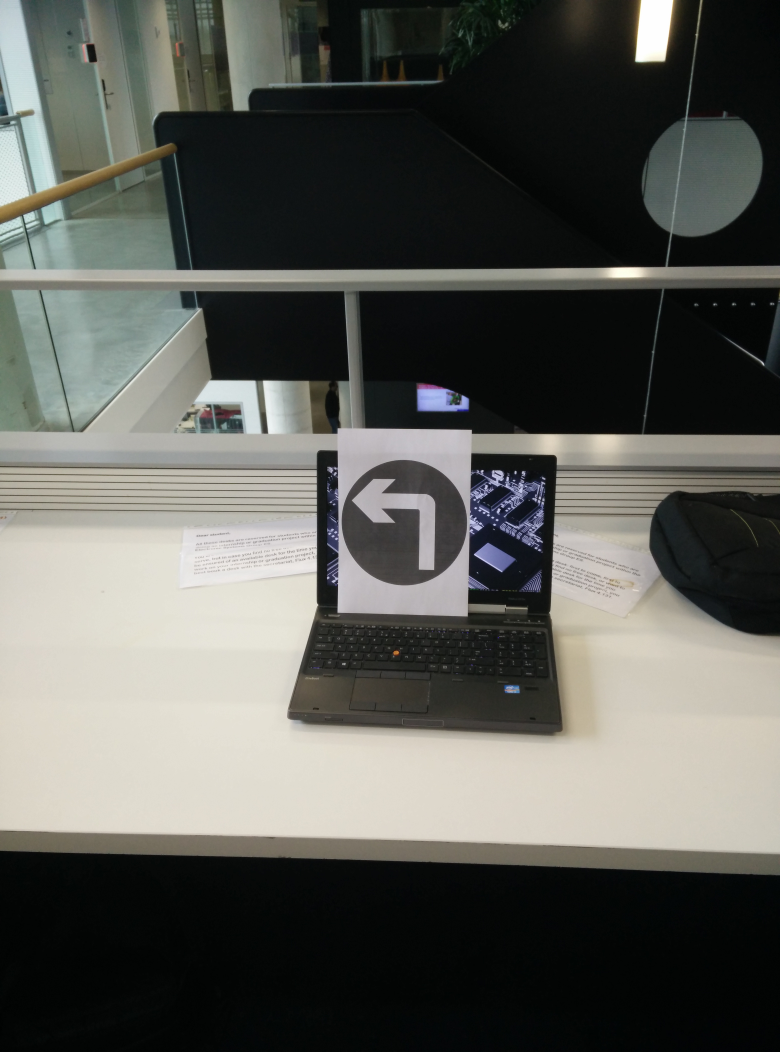
#> input picture test.jpg, 3120 x 4208 px, given in place of dual_sign_test.mp4, which was not available (shown at 1/4 size)
$ python detection.py
#> lines starting #> are read from the running program, lines starting #| are printed output that depends on the picture; after the words box and inside, x2 and y2 are one past the last pixel; in counts of white or black regions, pixels touching at a corner belong together; pictures that were not available may be replaced by others from this repository, and a replacement may not be noted
#!/usr/bin/python3
import cv2
import numpy as np
import os

# load haar cascade and street image
left_classifier_path = os.path.join(os.getcwd(),'classifier_left_sign','cascade.xml')
#left_sign_classifier = cv2.CascadeClassifier(left_classifier_path)

left_sign_classifier = cv2.CascadeClassifier('cascade_pim.xml')

right_classifier_path = os.path.join(os.getcwd(),'classifier_right_sign','cascade.xml')
right_sign_classifier = cv2.CascadeClassifier(right_classifier_path)

stop_classifier_path = os.path.join(os.getcwd(),'classifier_stop_sign','cascade.xml')
stop_sign_classifier = cv2.CascadeClassifier(stop_classifier_path)

# Read video from USB webcam
cap = cv2.VideoCapture('dual_sign_test.mp4')

while (cap.isOpened()):
    ret,frameResize = cap.read()
#> frameResize is the input picture: shape (4208, 3120, 3); mean B, G, R 86.4, 91.6, 90.7
    frameResize = cv2.resize(frameResize,(640,480), interpolation = cv2.INTER_CUBIC)
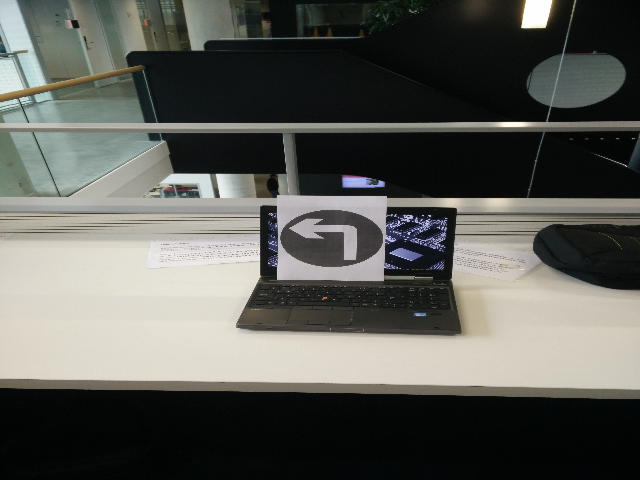
#> frameResize: shape (480, 640, 3); mean B, G, R 86.4, 91.6, 90.7
    frameResizeGray = cv2.cvtColor(frameResize,cv2.COLOR_BGR2GRAY)
# Detect the "left" sign
    left_sign = left_sign_classifier.detectMultiScale(frameResizeGray,1.05,3)
#> left_sign = ()
# Detect the "right" sign
    right_sign = right_sign_classifier.detectMultiScale(frameResizeGray,1.05,3)
#> right_sign = ()
# Detect the "stop" sign
    stop_sign = stop_sign_classifier.detectMultiScale(frameResizeGray,1.05,3)
#> stop_sign = ()

    for (x,y,w,h) in left_sign:
        cv2.rectangle(frameResize,(x,y),(x+w,y+h),(0,255,0),2)
#> this loop made 0 passes

    for (x,y,w,h) in right_sign:
        cv2.rectangle(frameResize,(x,y),(x+w,y+h),(255,0,0),2)

    for (x,y,w,h) in stop_sign:
        cv2.rectangle(frameResize,(x,y),(x+w,y+h),(0,0,255),2)

    cv2.imshow('Detected',frameResize)

    if cv2.waitKey(1) & 0xFF == ord('q'):
#> (key q is pressed here)
        break

cap.release()
cv2.destroyAllWindows()

$ run again, on blue.jpg
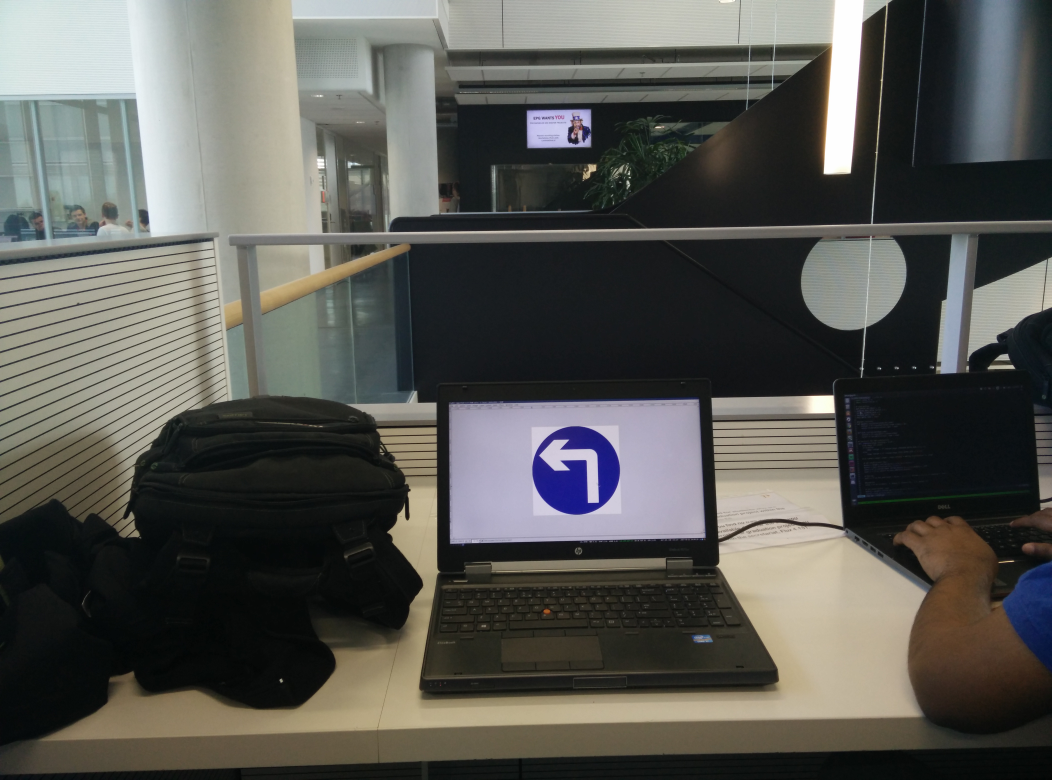
#> input picture blue.jpg, 4208 x 3120 px, given in place of dual_sign_test.mp4, which was not available (shown at 1/4 size)
#> frameResize is the input picture: shape (3120, 4208, 3); mean B, G, R 83, 87.8, 87.8
#> left_sign = [[322, 260, 59, 59]]
#> right_sign = [[289, 258, 124, 62]]
#> the loop `for (x,y,w,h) in left_sign:` made 1 pass
#> the loop `for (x,y,w,h) in right_sign:` made 1 pass
#> after the loop `for (x,y,w,h) in right_sign:`:
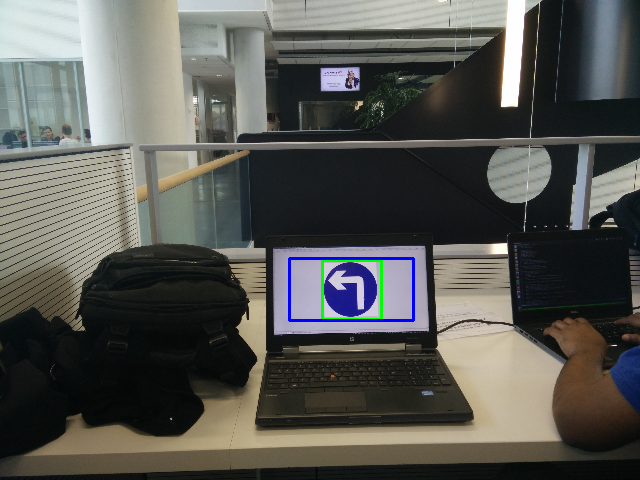
#> frameResize: shape (480, 640, 3); mean B, G, R 82.9, 87.3, 86.8
#> the loop `for (x,y,w,h) in stop_sign:` made 1 pass
#> after the loop `for (x,y,w,h) in stop_sign:`:
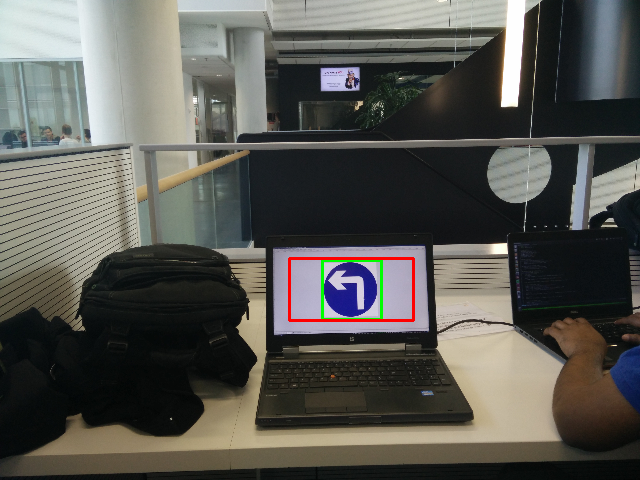
#> frameResize: shape (480, 640, 3); 0.36% of pixels changed, all inside (x1, y1, x2, y2) = (288, 257, 415, 322)

$ run again, on lr.jpg
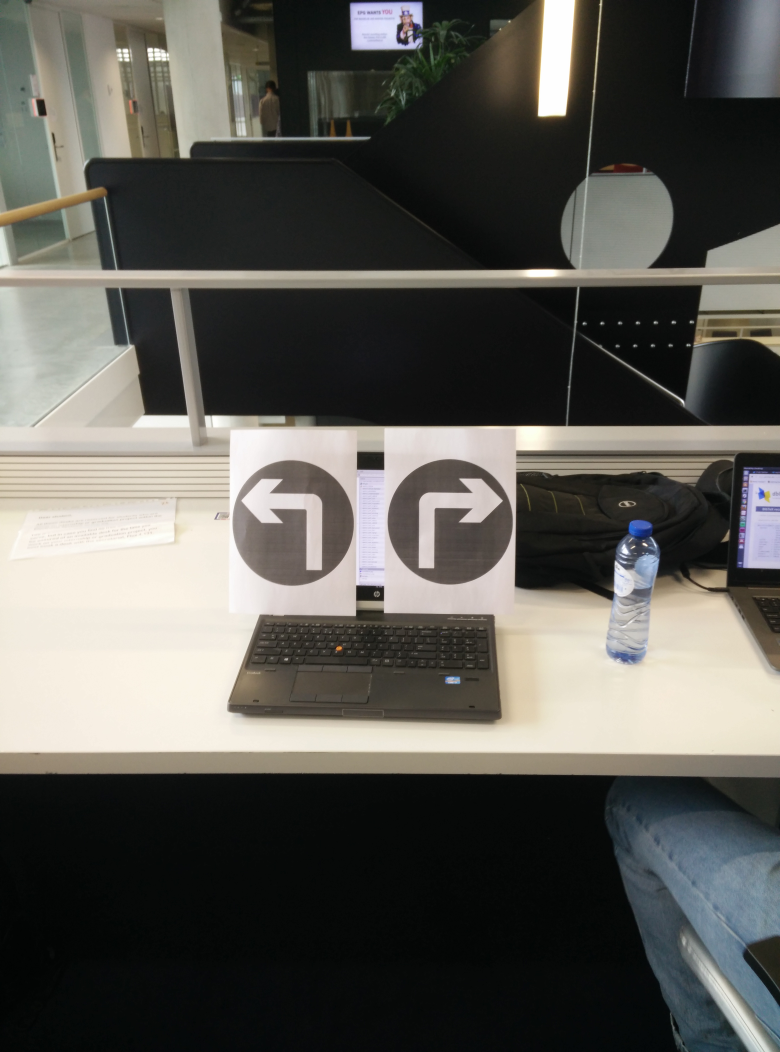
#> input picture lr.jpg, 3120 x 4208 px, given in place of dual_sign_test.mp4, which was not available (shown at 1/4 size)
#> frameResize is the input picture: shape (4208, 3120, 3); mean B, G, R 84.4, 89.7, 90.9
#> left_sign = ()
#> right_sign = [[155, 195, 177, 88]]
#> the loop `for (x,y,w,h) in right_sign:` made 1 pass
#> after the loop `for (x,y,w,h) in right_sign:`:
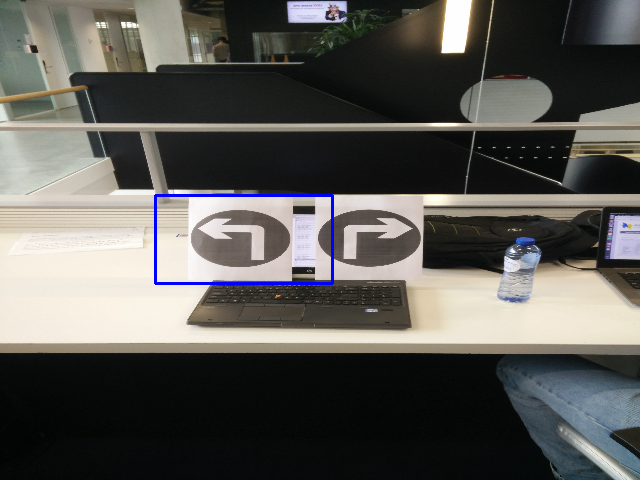
#> frameResize: shape (480, 640, 3); mean B, G, R 85, 88.9, 90.1
#> the loop `for (x,y,w,h) in stop_sign:` made 1 pass
#> after the loop `for (x,y,w,h) in stop_sign:`:
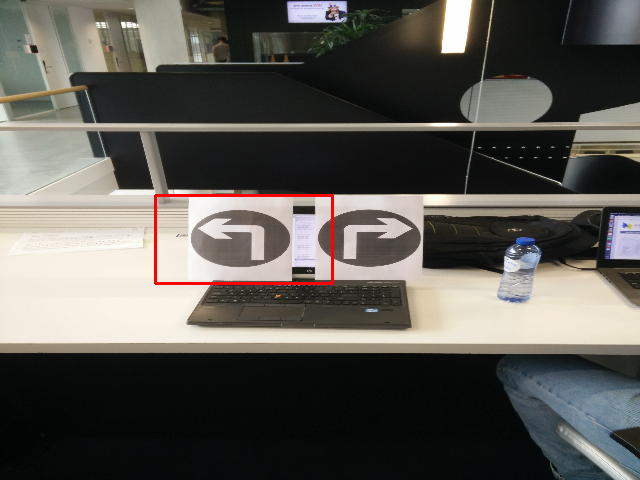
#> frameResize: shape (480, 640, 3); 0.52% of pixels changed, all inside (x1, y1, x2, y2) = (154, 194, 334, 285)
